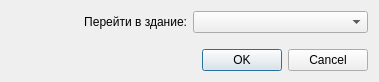
<?xml version="1.0" encoding="UTF-8"?>
<ui version="4.0">
 <class>DialogTransitToBuilding</class>
 <widget class="QDialog" name="DialogTransitToBuilding">
  <property name="geometry">
   <rect>
    <x>0</x>
    <y>0</y>
    <width>379</width>
    <height>82</height>
   </rect>
  </property>
  <property name="sizePolicy">
   <sizepolicy hsizetype="Fixed" vsizetype="Fixed">
    <horstretch>0</horstretch>
    <verstretch>0</verstretch>
   </sizepolicy>
  </property>
  <property name="windowTitle">
   <string>Переход в другое здание</string>
  </property>
  <layout class="QGridLayout" name="gridLayout">
   <item row="0" column="1">
    <widget class="QComboBox" name="comboBox"/>
   </item>
   <item row="2" column="0">
    <spacer name="horizontalSpacer">
     <property name="orientation">
      <enum>Qt::Horizontal</enum>
     </property>
     <property name="sizeHint" stdset="0">
      <size>
       <width>175</width>
       <height>20</height>
      </size>
     </property>
    </spacer>
   </item>
   <item row="2" column="1">
    <widget class="QDialogButtonBox" name="buttonBox">
     <property name="orientation">
      <enum>Qt::Horizontal</enum>
     </property>
     <property name="standardButtons">
      <set>QDialogButtonBox::Cancel|QDialogButtonBox::Ok</set>
     </property>
    </widget>
   </item>
   <item row="1" column="1">
    <spacer name="verticalSpacer">
     <property name="orientation">
      <enum>Qt::Vertical</enum>
     </property>
     <property name="sizeHint" stdset="0">
      <size>
       <width>20</width>
       <height>40</height>
      </size>
     </property>
    </spacer>
   </item>
   <item row="0" column="0">
    <widget class="QLabel" name="label">
     <property name="text">
      <string>Перейти в здание:</string>
     </property>
     <property name="alignment">
      <set>Qt::AlignRight|Qt::AlignTrailing|Qt::AlignVCenter</set>
     </property>
    </widget>
   </item>
  </layout>
 </widget>
 <resources/>
 <connections>
  <connection>
   <sender>buttonBox</sender>
   <signal>accepted()</signal>
   <receiver>DialogTransitToBuilding</receiver>
   <slot>accept()</slot>
   <hints>
    <hint type="sourcelabel">
     <x>248</x>
     <y>254</y>
    </hint>
    <hint type="destinationlabel">
     <x>157</x>
     <y>274</y>
    </hint>
   </hints>
  </connection>
  <connection>
   <sender>buttonBox</sender>
   <signal>rejected()</signal>
   <receiver>DialogTransitToBuilding</receiver>
   <slot>reject()</slot>
   <hints>
    <hint type="sourcelabel">
     <x>316</x>
     <y>260</y>
    </hint>
    <hint type="destinationlabel">
     <x>286</x>
     <y>274</y>
    </hint>
   </hints>
  </connection>
 </connections>
</ui>
